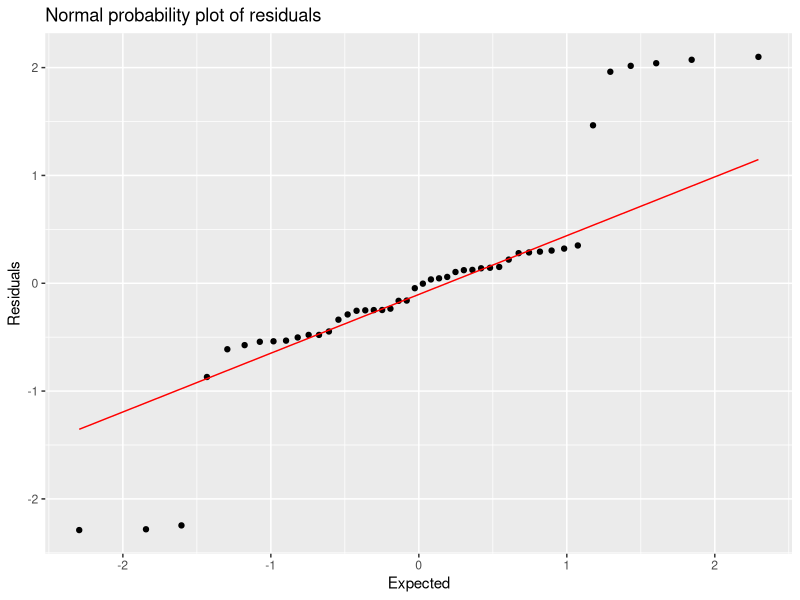
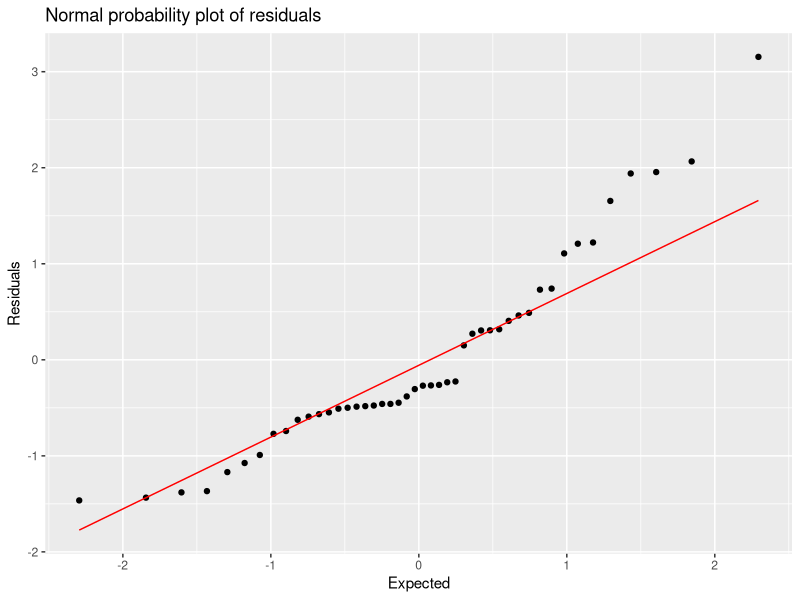
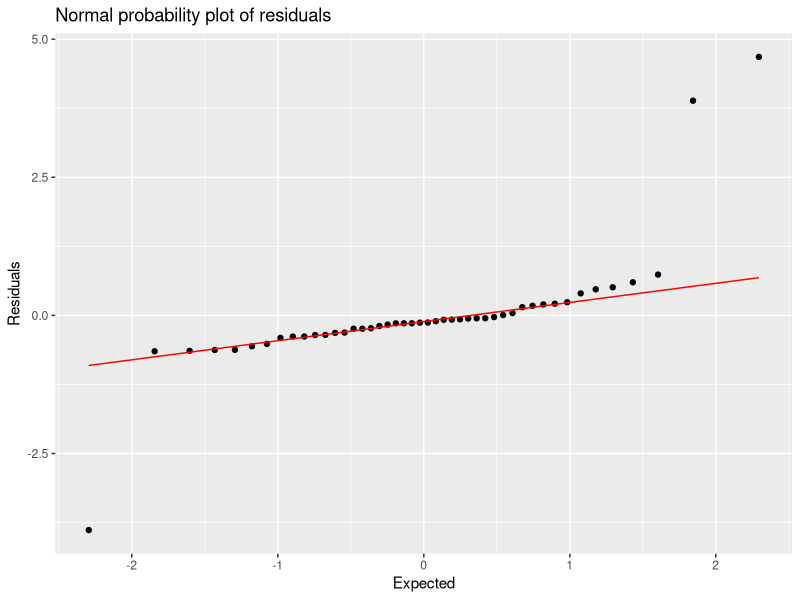
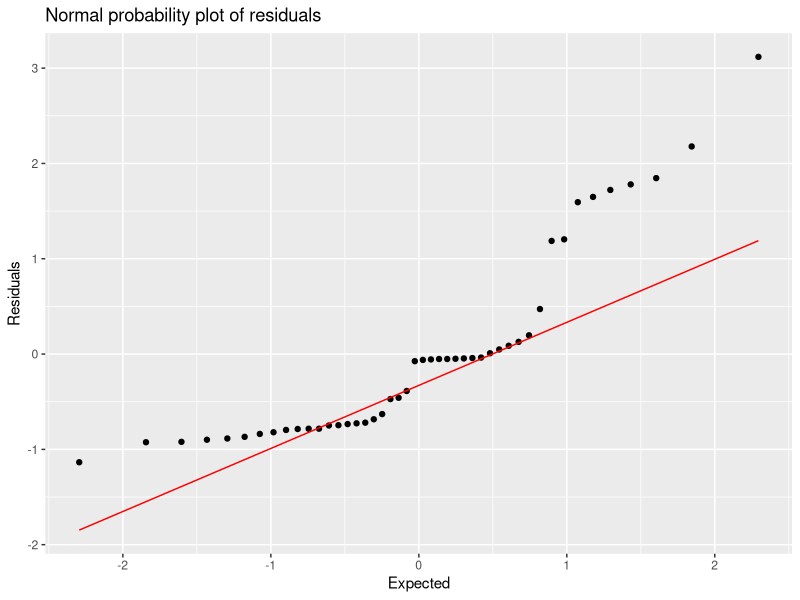
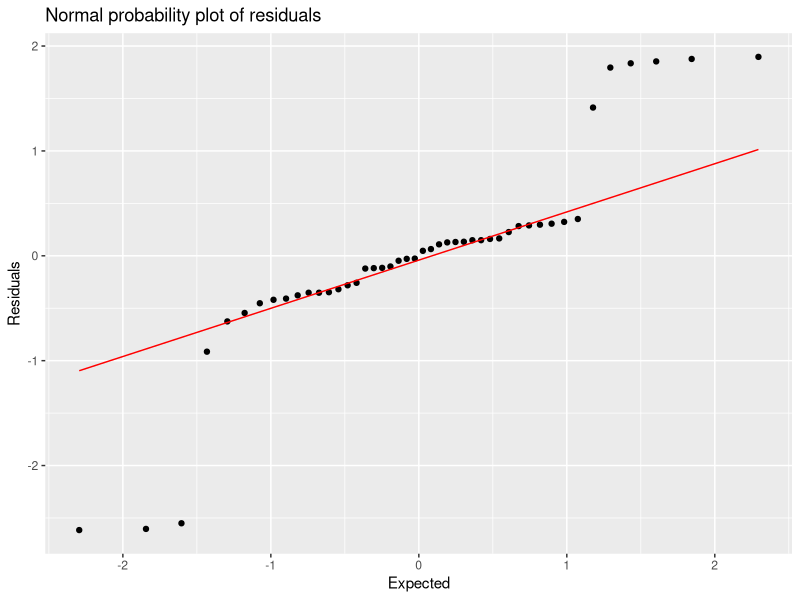
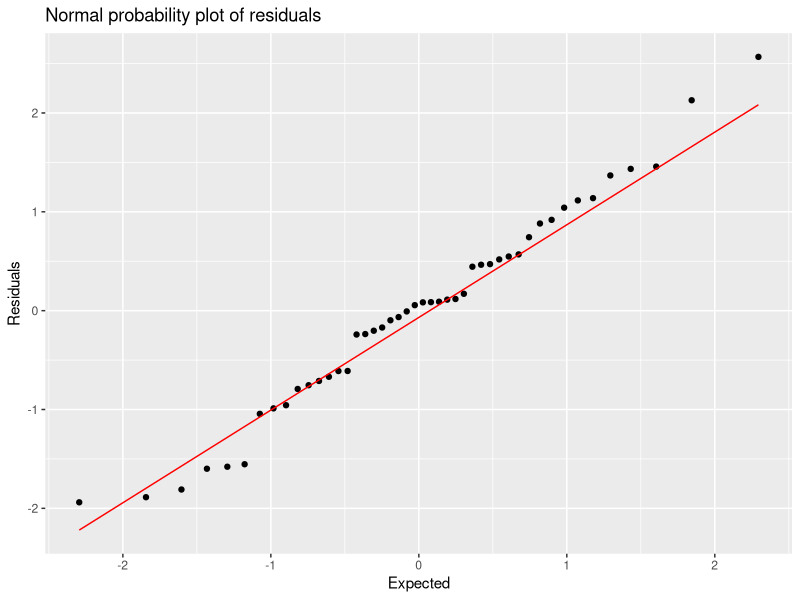
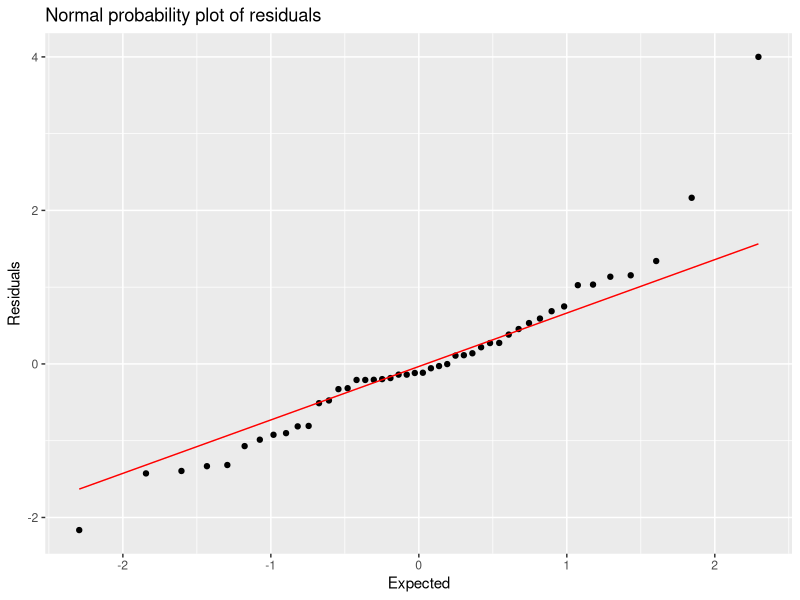
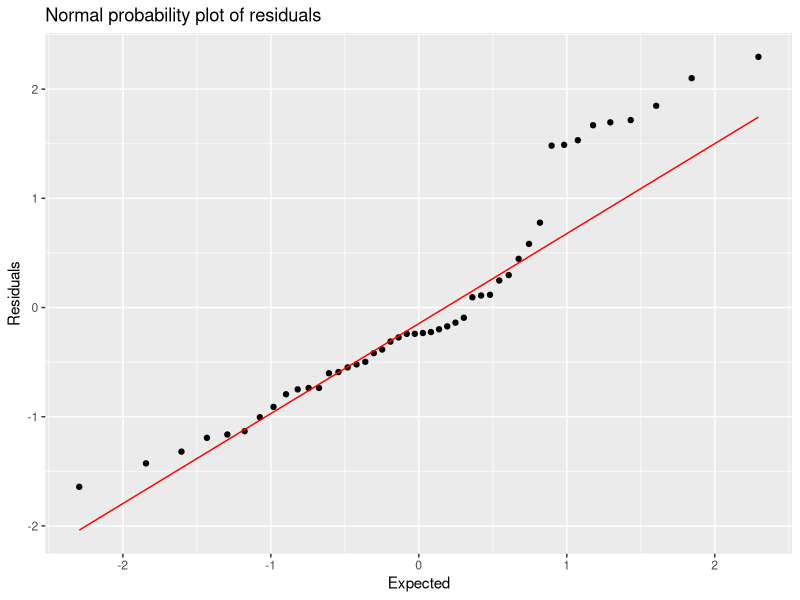

Source code (R) for these figures, in order:
# Loading libraries
library(readxl)
library(tidyverse)
library(broom)
library(lmtest)
library(car)

# Loading Dataset
water_quality_data <- read_excel("water quality monthly variation.xlsx")
#View(water_quality_data)

# Loading Dataset
water_quality_data <- read_excel("water quality monthly variation.xlsx")

# Creating new df
mean_data <- water_quality_data %>% 
  pivot_longer(col = 4:18, names_to = "Parameter", values_to = "Value") %>%
  group_by(Location, Parameter, `Vegetation type`) %>% 
  summarise(Mean.Value = mean(Value))

mean_data$`Vegetation type` <- relevel(as.factor(mean_data$`Vegetation type`), 
                                       ref = "WWI")

## Data

# EC
data.EC <- mean_data %>% filter(Parameter == "Av.EC")

# NH4
data.NH4 <- mean_data %>% filter(Parameter == "Av.NH4")

# NO3
data.NO3 <- mean_data %>% filter(Parameter == "Av.NO3")

# PO4
data.PO4 <- mean_data %>% filter(Parameter == "Av.PO4")

# ------------------------------------------------------------------------------

## EC

model.EC <- lm(Mean.Value~`Vegetation type`, data = data.EC)
summary(model.EC)
# p-value: 0.9794, not significant

# model
model.EC_fitresid <- augment(model.EC)

# shapiro wilk
shapiro.test(model.EC_fitresid$.std.resid)
# p-value = 5.121e-05, reject Ho - not normal
# QQ plot  ## OKAY
ggplot(model.EC_fitresid, aes(sample = .std.resid)) + stat_qq() + 
  stat_qq_line(color = "red") +
  labs(title = "Normal probability plot of residuals", x = "Expected", 
       y = "Residuals")


# durbin watson
durbinWatsonTest(model.EC)
# p-value = 0.022, reject Ho - data are correlated

# constant variance
bptest(model.EC)
# p-value = 0.06231, do not reject Ho - variance constant

# ------------------------------------------------------------------------------

## NH4

model.NH4 <- lm(Mean.Value~`Vegetation type`, data = data.NH4)
summary(model.NH4)
# p-value: 0.000164, significant

# model
model.NH4_fitresid <- augment(model.NH4)

# shapiro wilk
shapiro.test(model.NH4_fitresid$.std.resid)
# p-value = 0.00284, reject Ho - not normal
# QQ plot  ## OKAY
ggplot(model.NH4_fitresid, aes(sample = .std.resid)) + stat_qq() + 
  stat_qq_line(color = "red") +
  labs(title = "Normal probability plot of residuals", x = "Expected", 
       y = "Residuals")


# durbin watson
durbinWatsonTest(model.NH4)
# p-value = 0.036, reject Ho - data are correlated

# constant variance
bptest(model.NH4)
# p-value = 0.6523, do not reject Ho - variance constant

# ------------------------------------------------------------------------------

## NO3

model.NO3 <- lm(Mean.Value~`Vegetation type`, data = data.NO3)
summary(model.NO3)
# p-value: 0.00129, significant

# model
model.NO3_fitresid <- augment(model.NO3)

# shapiro wilk
shapiro.test(model.NO3_fitresid$.std.resid)
# p-value = 7.356e-10, reject Ho - not normal
# QQ plot  ## OKAY
ggplot(model.NO3_fitresid, aes(sample = .std.resid)) + stat_qq() + 
  stat_qq_line(color = "red") +
  labs(title = "Normal probability plot of residuals", x = "Expected", 
       y = "Residuals")


# durbin watson
durbinWatsonTest(model.NO3)
# p-value = 0.24, do not reject Ho - data are not correlated

# constant variance
bptest(model.NO3)
# p-value = 0.09839, do not reject Ho - variance constant

# ------------------------------------------------------------------------------

## PO4

model.PO4 <- lm(Mean.Value~`Vegetation type`, data = data.PO4)
summary(model.PO4)
# p-value: 2.991e-05, significant

# model
model.PO4_fitresid <- augment(model.PO4)

# shapiro wilk
shapiro.test(model.PO4_fitresid$.std.resid)
# p-value = 8.293e-06, reject Ho - not normal
# QQ plot  ## OKAY
ggplot(model.PO4_fitresid, aes(sample = .std.resid)) + stat_qq() + 
  stat_qq_line(color = "red") +
  labs(title = "Normal probability plot of residuals", x = "Expected", 
       y = "Residuals")


# durbin watson
durbinWatsonTest(model.PO4)
# p-value = 0.06, do not reject Ho - data are not correlated

# constant variance
bptest(model.PO4)
# p-value = 0.1373, do not reject Ho - variance constant

# ------------------------------------------------------------------------------
# ------------------------------------------------------------------------------

# trying log transformation

# ------------------------------------------------------------------------------ 

# EC log

model.EC.log <- lm(log(Mean.Value) ~ `Vegetation type`, data = data.EC)
summary(model.EC.log)
# p-value: 0.9974, not significant

# model
model.EC.log_fitresid <- augment(model.EC.log)

# shapiro wilk
shapiro.test(model.EC.log_fitresid$.std.resid)
# p-value = 1.367e-05, reject Ho - not normal
# QQ plot  ## OKAY
ggplot(model.EC.log_fitresid, aes(sample = .std.resid)) + stat_qq() + 
  stat_qq_line(color = "red") +
  labs(title = "Normal probability plot of residuals", x = "Expected", 
       y = "Residuals")


# durbin watson
durbinWatsonTest(model.EC.log)
# p-value = 0.038, reject Ho - data are correlated

# constant variance
bptest(model.EC.log)
# p-value = 0.1245, do not reject Ho - variance constant

# ------------------------------------------------------------------------------

# NH4 log

model.NH4.log <- lm(log(Mean.Value) ~ `Vegetation type`, data = data.NH4)
summary(model.NH4.log)
# p-value: 0.006449, significant

# model
model.NH4.log_fitresid <- augment(model.NH4.log)

# shapiro wilk
shapiro.test(model.NH4.log_fitresid$.std.resid)
# p-value = 0.6917, do not reject Ho - normal
# QQ plot  ## OKAY
ggplot(model.NH4.log_fitresid, aes(sample = .std.resid)) + stat_qq() + 
  stat_qq_line(color = "red") +
  labs(title = "Normal probability plot of residuals", x = "Expected", 
       y = "Residuals")


# durbin watson
durbinWatsonTest(model.NH4.log)
# p-value = 0.004, reject Ho - data are correlated

# constant variance
bptest(model.NH4.log)
# p-value = 0.09683, do not reject Ho - variance constant

# ------------------------------------------------------------------------------

# NO3 log
model.NO3.log <- lm(log(Mean.Value) ~ `Vegetation type`, data = data.NO3)
summary(model.NO3.log)
# p-value: 0.007465, significant

# model
model.NO3.log_fitresid <- augment(model.NO3.log)

# shapiro wilk
shapiro.test(model.NO3.log_fitresid$.std.resid)
# p-value = 0.003487, reject Ho - not normal
# QQ plot  ## OKAY
ggplot(model.NO3.log_fitresid, aes(sample = .std.resid)) + stat_qq() + 
  stat_qq_line(color = "red") +
  labs(title = "Normal probability plot of residuals", x = "Expected", 
       y = "Residuals")


# durbin watson
durbinWatsonTest(model.NO3.log)
# p-value = 0.056, do not reject Ho - data are not correlated

# constant variance
bptest(model.NO3.log)
# p-value = 0.7615, do not reject Ho - variance constant

# ------------------------------------------------------------------------------

# PO4 log
model.PO4.log <- lm(log(Mean.Value) ~ `Vegetation type`, data = data.PO4)
summary(model.PO4.log)
# p-value: 0.001947, significant

# model
model.PO4.log_fitresid <- augment(model.PO4.log)

# shapiro wilk
shapiro.test(model.PO4.log_fitresid$.std.resid)
# p-value = 0.003083, reject Ho - not normal
# QQ plot  ## OKAY
ggplot(model.PO4.log_fitresid, aes(sample = .std.resid)) + stat_qq() + 
  stat_qq_line(color = "red") +
  labs(title = "Normal probability plot of residuals", x = "Expected", 
       y = "Residuals")


# durbin watson
durbinWatsonTest(model.PO4.log)
# p-value = 0.154, do not reject Ho - data are not correlated

# constant variance
bptest(model.PO4.log)
# p-value = 0.01648, reject Ho - variance not constant


